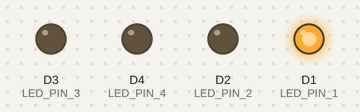
The sketch below on a simulated ESP8266 (NodeMCU). On the bench: output pins drawn as LEDs (lit = HIGH). Random numbers use the default seed unless the sketch sets one.

Above: at 0.1 s.
At 9.1 s:
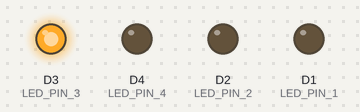
At 20.1 s:
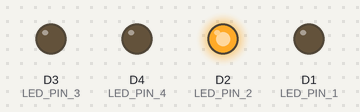
At 29.1 s:
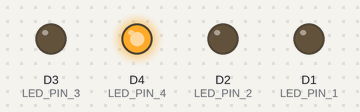
At 39.6 s:
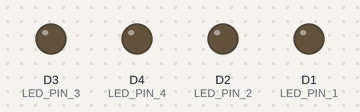
Timing chart, 0 to 40.0 s (numbered marks = the images above):
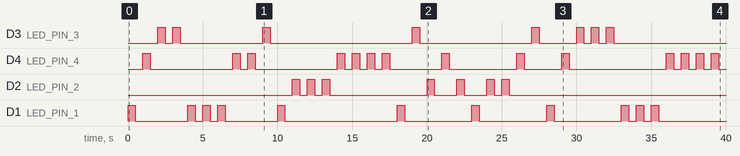

Measured:
- by itself, D3 (LED_PIN_3): LOW → HIGH at 2.0 s, → LOW 0.50 s later, → HIGH 0.50 s later, → LOW 0.50 s later, … (16 changes in this stretch)
- by itself, D4 (LED_PIN_4): LOW → HIGH at 1.0 s, → LOW 0.50 s later, → HIGH 5.5 s later, → LOW 0.50 s later, … (28 changes in this stretch)
- by itself, D2 (LED_PIN_2): LOW → HIGH at 11.0 s, → LOW 0.50 s later, → HIGH 0.50 s later, → LOW 0.50 s later, … (14 changes in this stretch)
- by itself, D1 (LED_PIN_1): LOW → HIGH at 0.00 s, → LOW 0.50 s later, → HIGH 3.5 s later, → LOW 0.50 s later, … (22 changes in this stretch)

The sketch:

4LEDMenyalaAcak.ino
```cpp
#define LED_PIN_1 D1 // Definisikan pin LED pertama
#define LED_PIN_2 D2 // Definisikan pin LED kedua
#define LED_PIN_3 D3 // Definisikan pin LED ketiga
#define LED_PIN_4 D4 // Definisikan pin LED keempat
#define DELAY_TIME 500 // Waktu tunda antara perubahan keadaan LED (dalam milidetik)

void setup() {
  pinMode(LED_PIN_1, OUTPUT); // Set pin LED pertama sebagai output
  pinMode(LED_PIN_2, OUTPUT); // Set pin LED kedua sebagai output
  pinMode(LED_PIN_3, OUTPUT); // Set pin LED ketiga sebagai output
  pinMode(LED_PIN_4, OUTPUT); // Set pin LED keempat sebagai output

  randomSeed(analogRead(0)); // Inisialisasi generator bilangan acak dengan nilai analog
}

void loop() {
  int randomLED = random(1, 5); // Pilih secara acak nomor LED dari 1 hingga 4
  switch(randomLED) {
    case 1:
      digitalWrite(LED_PIN_1, HIGH); // Nyalakan LED pertama
      break;
    case 2:
      digitalWrite(LED_PIN_2, HIGH); // Nyalakan LED kedua
      break;
    case 3:
      digitalWrite(LED_PIN_3, HIGH); // Nyalakan LED ketiga
      break;
    case 4:
      digitalWrite(LED_PIN_4, HIGH); // Nyalakan LED keempat
      break;
  }
  delay(DELAY_TIME); // Tunda

  digitalWrite(LED_PIN_1, LOW); // Matikan semua LED
  digitalWrite(LED_PIN_2, LOW);
  digitalWrite(LED_PIN_3, LOW);
  digitalWrite(LED_PIN_4, LOW);
  delay(DELAY_TIME); // Tunda
}
```
